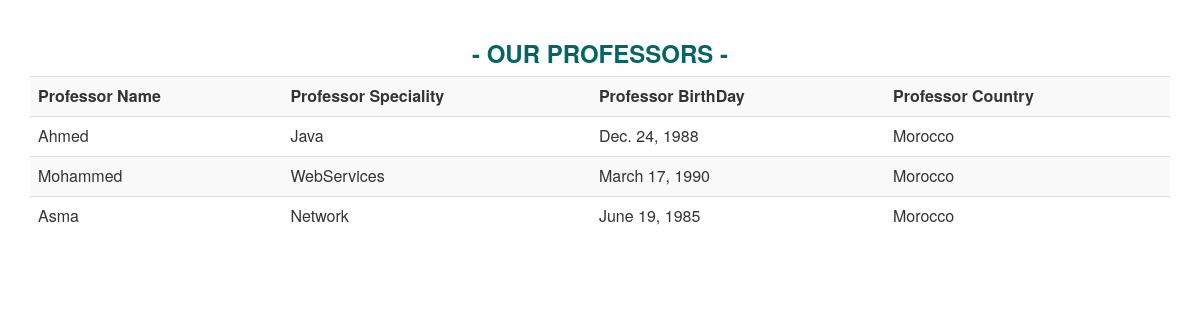
Page /courses/professors/ on the committed database.
### courses/models.py (models this page shows, shortened)
class Professor(models.Model):
	name = models.CharField(max_length = 80)
	speciality = models.CharField(max_length = 80)
	birth_day = models.DateField(auto_now = False, auto_now_add = False)
	country = models.CharField(max_length = 80)

### courses/views.py (the view)
def all_professors(request):
	all_professors = Professor.objects.all()
	return render(request, 'courses/all_professors.html', {'all_professors': all_professors})

### courses/templates/courses/all_professors.html (shortened to what this page needs)
{% load static %}
<html>
	<head>
		<link rel="stylesheet" href="{% static 'css/bootstrap.min.css' %}">
	</head>
	<body ng-app>
		<div class="container">
			<br>
			<h3 class="blue bold center uppercase">- Our professors -</h3>
			<table class="table table-striped">
				<tr>
					<th>Professor Name</th>
					<th>Professor Speciality</th>
					<th>Professor BirthDay</th>
					<th>Professor Country</th>
				</tr>
				{% for professor in all_professors %}
				<tr>
					<td>{{ professor.name }}</td>
					<td>{{ professor.speciality }}</td>
					<td>{{ professor.birth_day }}</td>
					<td>{{ professor.country }}</td>
				</tr>
				{% empty %}
				<tr>
					<td colspan="4" class="center">Sorry! No available professors</td>
				</tr>
				{% endfor %}
			</table>
			<br>
		</div>
	</body>
</html>

### courses/templates/courses/all_professors.html (style rules this page uses)
.blue { color: #036564; }
.bold { font-weight: bold; }
.center { text-align: center; }
.uppercase { text-transform: uppercase; }

### rows in the picture
Professor: name "Ahmed", speciality "Java", birth_day "Dec. 24, 1988", country "Morocco"
Professor: name "Mohammed", speciality "WebServices", birth_day "March 17, 1990", country "Morocco"
Professor: name "Asma", speciality "Network", birth_day "June 19, 1985", country "Morocco"
